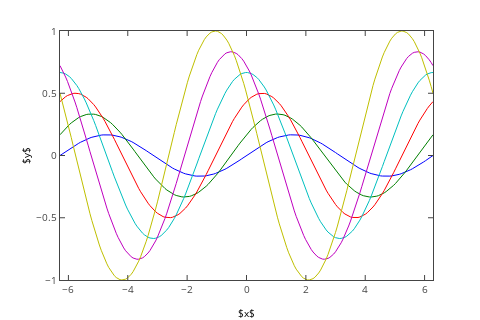

Source (notebook cell):
### Markdown cell above
Now compare this to a plot generated by converting our previous `matplotlib` figure:

### Code cell
import plotly.tools as tls

plotly_fig = tls.mpl_to_plotly(mpl_figure)
plotly.offline.iplot(plotly_fig)

### Figure 1 — Plotly figure (JSON) as saved in the notebook; plotly's stock layout.template omitted (floating-point values rounded to 4 significant figures; data arrays with more than 128 entries replaced by an {"elided": "..."} marker saying what was removed)
{"data": [{"line": {"color": "rgba (0, 0, 255, 1)", "dash": "solid", "width": 1}, "mode": "lines", "name": "_line0", "type": "scatter", "x": {"elided": "200 float values"}, "xaxis": "x1", "y": {"elided": "200 float values"}, "yaxis": "y1"}, {"line": {"color": "rgba (0, 127, 0, 1)", "dash": "solid", "width": 1}, "mode": "lines", "name": "_line1", "type": "scatter", "x": {"elided": "200 float values"}, "xaxis": "x1", "y": {"elided": "200 float values"}, "yaxis": "y1"}, {"line": {"color": "rgba (255, 0, 0, 1)", "dash": "solid", "width": 1}, "mode": "lines", "name": "_line2", "type": "scatter", "x": {"elided": "200 float values"}, "xaxis": "x1", "y": {"elided": "200 float values"}, "yaxis": "y1"}, {"line": {"color": "rgba (0, 191, 191, 1)", "dash": "solid", "width": 1}, "mode": "lines", "name": "_line3", "type": "scatter", "x": {"elided": "200 float values"}, "xaxis": "x1", "y": {"elided": "200 float values"}, "yaxis": "y1"}, {"line": {"color": "rgba (191, 0, 191, 1)", "dash": "solid", "width": 1}, "mode": "lines", "name": "_line4", "type": "scatter", "x": {"elided": "200 float values"}, "xaxis": "x1", "y": {"elided": "200 float values"}, "yaxis": "y1"}, {"line": {"color": "rgba (191, 191, 0, 1)", "dash": "solid", "width": 1}, "mode": "lines", "name": "_line5", "type": "scatter", "x": {"elided": "200 float values"}, "xaxis": "x1", "y": {"elided": "200 float values"}, "yaxis": "y1"}], "layout": {"autosize": false, "height": 320, "hovermode": "closest", "margin": {"b": 40, "l": 60, "pad": 0, "r": 47, "t": 31}, "showlegend": false, "width": 480, "xaxis1": {"anchor": "y1", "domain": [0, 1], "mirror": "ticks", "nticks": 9, "range": [-6.283, 6.283], "showgrid": false, "showline": true, "side": "bottom", "tickfont": {"size": 10}, "ticks": "inside", "title": "$x$", "titlefont": {"color": "#000000", "size": 10}, "type": "linear", "zeroline": false}, "yaxis1": {"anchor": "x1", "domain": [0, 1], "mirror": "ticks", "nticks": 5, "range": [-1, 1], "showgrid": false, "showline": true, "side": "left", "tickfont": {"size": 10}, "ticks": "inside", "title": "$y$", "titlefont": {"color": "#000000", "size": 10}, "type": "linear", "zeroline": false}}}
